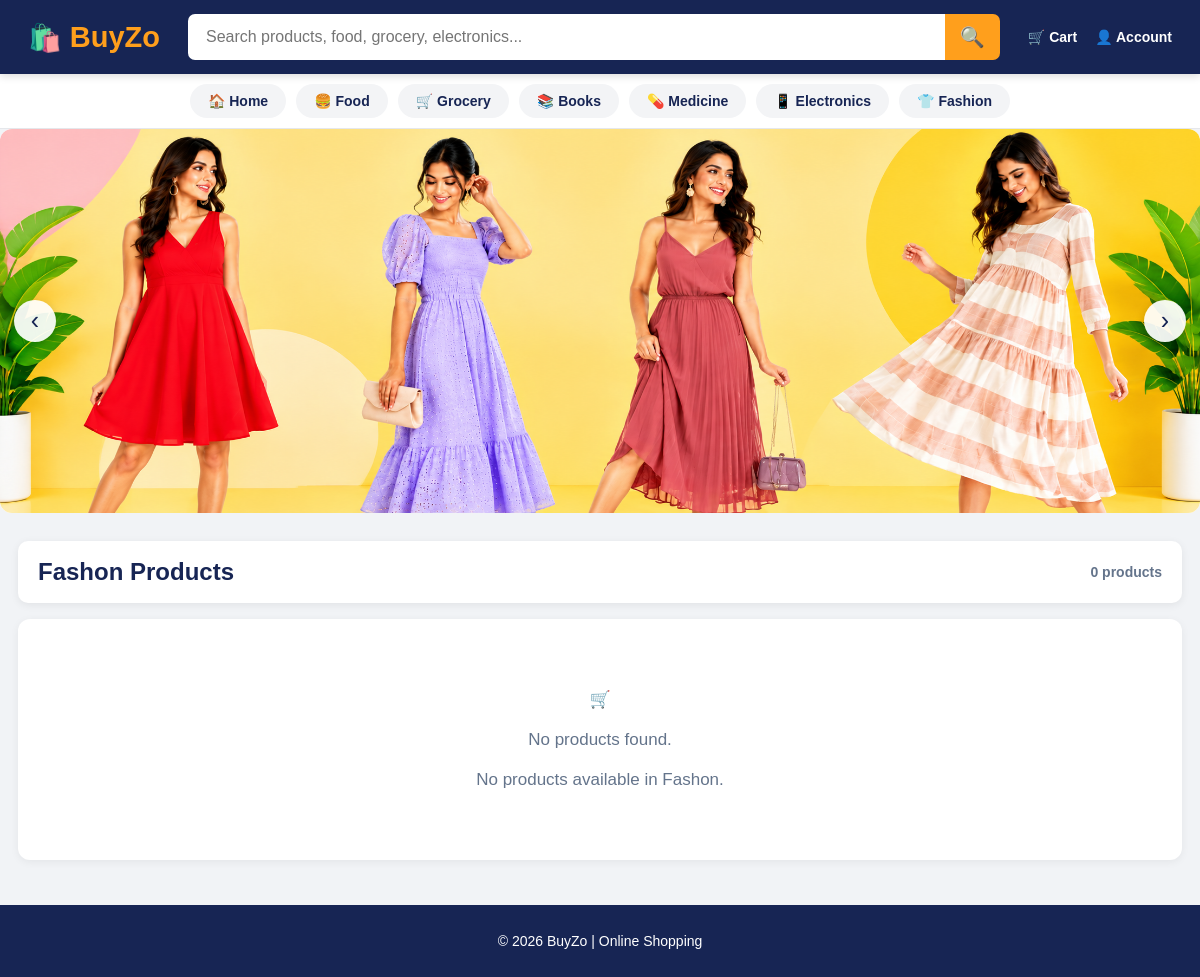
The app's page /home/?category=Fashon, older data.
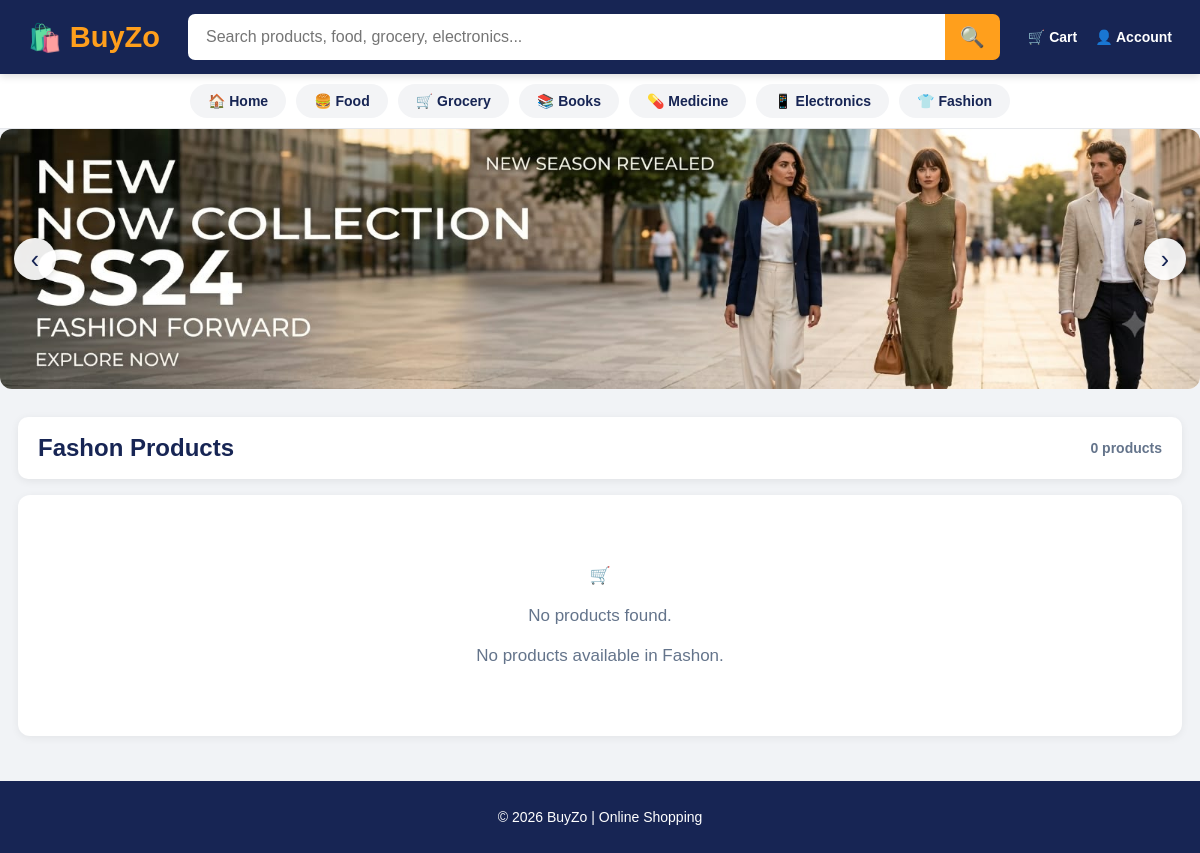
The same page, newer data.
### store/models.py (models this page shows, shortened)
class Banner(models.Model):
    CATEGORY_CHOICES = [
        ("Food", "Food"),
        ("Grocery", "Grocery"),
        ("Medicine", "Medicine"),
        ("Books", "Books"),
        ("Electronics", "Electronics"),
        ("Fashion", "Fashion"),
    ]
    title = models.CharField(
        max_length=100
    )
    category = models.CharField(
        max_length=50
    )
    image = models.ImageField(
        upload_to="banners/"
    )
    is_active = models.BooleanField(
        default=True
    )
    display_order = models.PositiveIntegerField(
        default=1
    )

### store/views.py (the view, shortened to what this page needs)
def home(request):
    customer = get_customer(request)
    products = Product.objects.all().order_by("-id")
    banners = Banner.objects.filter(
        is_active=True
    ).order_by(
        "display_order",
        "-id"
    )
    category = request.GET.get(
        "category"
    )
    if category:
        products = products.filter(
            category=category
        )
    search = request.GET.get(
        "search"
    )
    wishlist_product_ids = []
    return render(
        request,
        "store/home.html",
        {
            "customer": customer,
            "products": products,
            "banners": banners,
            "wishlist_product_ids": wishlist_product_ids,
            "search": search,
            "category": category,
        }
    )

### store/views.py (called while the page is built, shortened)
def get_customer(request):
    customer_id = request.session.get("customer_id")
    if not customer_id:
        return None

### templates/store/home.html (shortened to what this page needs)
<!DOCTYPE html>
<html lang="en">
<head>
</head>
<body>
<header class="header">
    <a
        href="{% url 'home' %}"
        class="logo"
    >
        <span class="logo-icon">🛍️</span>
        BuyZo
    </a>
    <form
        method="GET"
        action="{% url 'home' %}"
        class="search-form"
    >
        <input
            type="text"
            name="search"
            value="{{ search|default:'' }}"
            class="search-box"
            placeholder="Search products, food, grocery, electronics..."
            autocomplete="off"
        >
        <button
            type="submit"
            class="search-button"
            title="Search"
        >
            🔍
        </button>
    </form>
    <div class="desktop-links">
        <a
            href="{% url 'cart' %}"
            class="desktop-link"
        >
            🛒 Cart
        </a>
        <a
            href="{% url 'account' %}"
            class="desktop-link"
        >
            👤 Account
        </a>
    </div>
</header>
<nav class="category-nav">
    <a
        href="{% url 'home' %}"
        class="category-btn {% if not category %}active{% endif %}"
    >
        🏠 Home
    </a>
    <a
        href="{% url 'home' %}?category=Food"
        class="category-btn {% if category == 'Food' %}active{% endif %}"
    >
        🍔 Food
    </a>
    <a
        href="{% url 'home' %}?category=Grocery"
        class="category-btn {% if category == 'Grocery' %}active{% endif %}"
    >
        🛒 Grocery
    </a>
    <a
        href="{% url 'home' %}?category=Books"
        class="category-btn {% if category == 'Books' %}active{% endif %}"
    >
        📚 Books
    </a>
    <a
        href="{% url 'home' %}?category=Medicine"
        class="category-btn {% if category == 'Medicine' %}active{% endif %}"
    >
        💊 Medicine
    </a>
    <a
        href="{% url 'home' %}?category=Electronics"
        class="category-btn {% if category == 'Electronics' %}active{% endif %}"
    >
        📱 Electronics
    </a>
    <a
        href="{% url 'home' %}?category=Fashion"
        class="category-btn {% if category == 'Fashion' %}active{% endif %}"
    >
        👕 Fashion
    </a>
</nav>
<main class="main-container">
    <section class="banner-section">
        <div
            class="banner-slider"
            id="bannerSlider"
        >
            {% if banners %}
                {% for banner in banners %}
                    <div
                        class="banner-slide {% if forloop.first %}active{% endif %}"
                    >
                        <a
                            href="{% url 'home' %}?category={{ banner.category|urlencode }}"
                            title="View {{ banner.category }} products"
                        >
                            <img
                                src="{{ banner.image.url }}"
                                alt="{{ banner.title }}"
                                onload="adjustBannerHeight()"
                            >
                        </a>
                    </div>
                {% endfor %}
                {% if banners|length > 1 %}
                    <button
                        type="button"
                        class="banner-arrow banner-prev"
                        onclick="previousBanner()"
                        aria-label="Previous banner"
                    >
                        ‹
                    </button>
                    <button
                        type="button"
                        class="banner-arrow banner-next"
                        onclick="nextBanner()"
                        aria-label="Next banner"
                    >
                        ›
                    </button>
                {% endif %}
            {% endif %}
        </div>
    </section>
    <section
        class="products-header"
        id="products"
    >
        <h2 class="products-title">
            {% if category %}
                {{ category }} Products
            {% elif search %}
                Search Results
            {% else %}
                🛍️ Today's Products
            {% endif %}
        </h2>
        <div class="products-count">
            {{ products|length }} products
        </div>
    </section>
    <section class="products-container">
        {% for product in products %}
        <article
            class="product"
            data-category="{{ product.category }}"
            data-name="{{ product.name|lower }}"
        >
            <form
                method="POST"
                action="{% url 'toggle_wishlist' product.pk %}"
                class="wishlist-form"
            >
                {% csrf_token %}
                <button
                    type="submit"
                    class="wishlist-button {% if product.pk in wishlist_product_ids %}active{% endif %}"
                    title="Add to Wishlist"
                >
                    {% if product.pk in wishlist_product_ids %}
                        ♥️
                    {% else %}
                        ♡
                    {% endif %}
                </button>
            </form>
            <a
                href="{% url 'product_detail' product.pk %}"
                class="product-image-link"
            >
                {% if product.image %}
                    <img
                        src="{{ product.image.url }}"
                        alt="{{ product.name }}"
                        class="product-image"
                        loading="lazy"
                    >
                {% else %}
                    <div
                        class="product-image"
                        style="
                            display: flex;
                            align-items: center;
                            justify-content: center;
                            font-size: 50px;
                            background: #f8fafc;
                        "
                    >
                        🛒
                    </div>
                {% endif %}
            </a>
            <h3 class="product-name">
                {{ product.name }}
            </h3>
            <div class="price">
                ₹{{ product.price }}
                {% if product.category == "Grocery" or product.category == "Food" %}
                    / kg
                {% endif %}
            </div>
            <form
                method="POST"
                action="{% url 'add_to_cart' product.pk %}"
            >
                {% csrf_token %}
                <input
                    type="hidden"
                    name="quantity"
                    value="1"
                    class="cart-quantity"
                >
                <button
                    type="submit"
                    class="add-cart"
                >
                    🛒 Add to Cart
                </button>
            </form>
        </article>
        {% empty %}
        <div class="no-products">
            🛒
            <br><br>
            No products found.
            <br><br>
            {% if search %}
                Try searching for another product.
            {% elif category %}
                No products available in {{ category }}.
            {% else %}
                Please add products from Django Admin.
            {% endif %}
        </div>
        {% endfor %}
    </section>
    <footer class="footer">
        © 2026 BuyZo | Online Shopping
    </footer>
</main>
</body>
</html>

### templates/store/home.html (style rules this page uses)
* { box-sizing: border-box; }
html { scroll-behavior: smooth; }
body { margin: 0; font-family: Arial, Helvetica, sans-serif; background: #f1f3f6; color: #172554; }
a { text-decoration: none; }
.header { width: 100%; background: #172554; min-height: 74px; padding: 12px 28px; display: flex; align-items: center; gap: 28px; position: sticky; top: 0; z-index: 1000; box-shadow: 0 2px 8px rgba(0, 0, 0, 0.15); }
.logo { color: #ff9f1c; font-size: 29px; font-weight: 800; white-space: nowrap; }
.logo-icon { font-size: 27px; }
.search-form { flex: 1; max-width: 1000px; margin: 0 auto; display: flex; align-items: center; }
.search-box { width: 100%; height: 46px; border: none; outline: none; padding: 0 18px; border-radius: 7px 0 0 7px; font-size: 16px; color: #333; background: white; }
.search-button { height: 46px; min-width: 55px; border: none; background: #ff9f1c; color: white; border-radius: 0 7px 7px 0; font-size: 20px; cursor: pointer; }
.category-nav { width: 100%; background: white; display: flex; justify-content: center; align-items: center; gap: 10px; padding: 10px 15px; border-bottom: 1px solid #e5e7eb; overflow-x: auto; white-space: nowrap; scrollbar-width: none; }
.category-btn { display: inline-flex; align-items: center; justify-content: center; padding: 9px 18px; border-radius: 22px; background: #f3f4f6; color: #172554; font-size: 14px; font-weight: 700; transition: 0.2s; white-space: nowrap; }
.main-container { width: 100%; max-width: 1600px; margin: 0 auto; }
.banner-section { width: 100%; margin: 0; }
.banner-slider { position: relative; width: 100%; overflow: hidden; border-radius: 12px; background: #ffffff; height: auto; transition: height 0.35s ease; }
.banner-slide { position: absolute; top: 0; left: 0; width: 100%; transform: translateX(100%); transition: transform 0.6s ease; z-index: 1; }
.banner-slide.active { transform: translateX(0); z-index: 2; }
.banner-slide a { display: block; width: 100%; line-height: 0; background: #ffffff; }
.banner-slide img { display: block; width: 100%; height: auto; object-fit: contain; object-position: center; background: #ffffff; }
.banner-arrow { position: absolute; top: 50%; transform: translateY(-50%); width: 42px; height: 42px; border: none; border-radius: 50%; background: rgba(255, 255, 255, 0.92); color: #172554; font-size: 25px; cursor: pointer; z-index: 20; display: flex; align-items: center; justify-content: center; box-shadow: 0 2px 8px rgba(0, 0, 0, 0.15); }
.banner-prev { left: 14px; }
.banner-next { right: 14px; }
.products-header { width: calc(100% - 36px); margin: 28px auto 16px; background: white; padding: 17px 20px; border-radius: 10px; display: flex; align-items: center; justify-content: space-between; box-shadow: 0 2px 8px rgba(0, 0, 0, 0.07); }
.products-title { margin: 0; font-size: 24px; font-weight: 800; color: #172554; }
.products-count { color: #64748b; font-size: 14px; font-weight: 600; }
.products-container { width: calc(100% - 36px); margin: 0 auto; display: grid; grid-template-columns: repeat(4, minmax(0, 1fr)); gap: 18px; }
.no-products { grid-column: 1 / -1; background: white; border-radius: 12px; padding: 70px 20px; text-align: center; color: #64748b; font-size: 17px; box-shadow: 0 2px 8px rgba(0, 0, 0, 0.06); }
.footer { width: 100%; margin-top: 45px; padding: 28px 20px; background: #172554; color: white; text-align: center; font-size: 14px; }
.desktop-links { display: flex; align-items: center; gap: 18px; }
.desktop-link { color: white; font-size: 14px; font-weight: 700; white-space: nowrap; }

Row changes from the older to the newer data that the page shows:
removed Banner: image (picture)
added Banner: image (picture)
